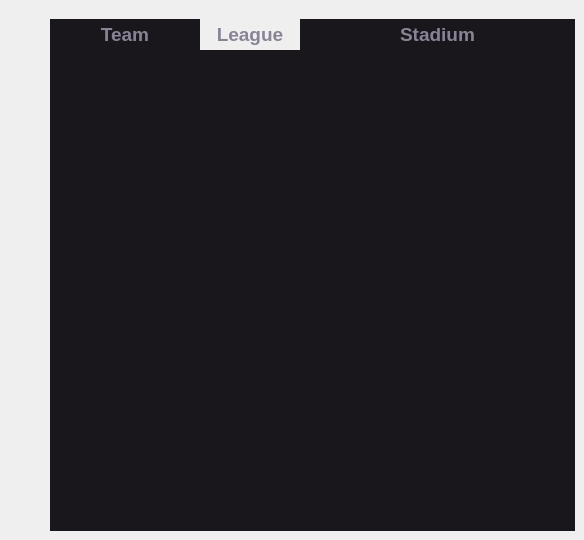
    <widget class="QWidget" name="teamsPage">
     <widget class="QListWidget" name="teamTList">
      <property name="geometry">
       <rect>
        <x>50</x>
        <y>50</y>
        <width>150</width>
        <height>481</height>
       </rect>
      </property>
      <property name="styleSheet">
       <string notr="true">QListWidget {alternate-background-color: rgb(42, 38, 47); background-color: rgb(25, 23, 28); color: rgb(255, 255, 255)}</string>
      </property>
      <property name="frameShape">
       <enum>QFrame::NoFrame</enum>
      </property>
      <property name="frameShadow">
       <enum>QFrame::Plain</enum>
      </property>
      <property name="alternatingRowColors">
       <bool>true</bool>
      </property>
     </widget>
     <widget class="QListWidget" name="stadiumTList">
      <property name="geometry">
       <rect>
        <x>300</x>
        <y>50</y>
        <width>275</width>
        <height>481</height>
       </rect>
      </property>
      <property name="styleSheet">
       <string notr="true">QListWidget {alternate-background-color: rgb(42, 38, 47); background-color: rgb(25, 23, 28); color: rgb(255, 255, 255)}</string>
      </property>
      <property name="frameShape">
       <enum>QFrame::NoFrame</enum>
      </property>
      <property name="frameShadow">
       <enum>QFrame::Plain</enum>
      </property>
      <property name="alternatingRowColors">
       <bool>true</bool>
      </property>
     </widget>
     <widget class="QListWidget" name="leagueTList">
      <property name="geometry">
       <rect>
        <x>200</x>
        <y>50</y>
        <width>100</width>
        <height>481</height>
       </rect>
      </property>
      <property name="styleSheet">
       <string notr="true">QListWidget {alternate-background-color: rgb(42, 38, 47); background-color: rgb(25, 23, 28); color: rgb(255, 255, 255)}</string>
      </property>
      <property name="frameShape">
       <enum>QFrame::NoFrame</enum>
      </property>
      <property name="frameShadow">
       <enum>QFrame::Plain</enum>
      </property>
      <property name="alternatingRowColors">
       <bool>true</bool>
      </property>
     </widget>
     <widget class="QPushButton" name="sortAllStadium">
      <property name="geometry">
       <rect>
        <x>300</x>
        <y>19</y>
        <width>275</width>
        <height>31</height>
       </rect>
      </property>
      <property name="font">
       <font>
        <family>Nirmala UI</family>
        <pointsize>14</pointsize>
        <weight>75</weight>
        <bold>true</bold>
       </font>
      </property>
      <property name="autoFillBackground">
       <bool>false</bool>
      </property>
      <property name="styleSheet">
       <string notr="true">QPushButton {background-color: rgb(25, 23, 28); color: rgb(137, 131, 149); border: none;}

QPushButton:hover {background-color: #252328; color: rgb(255, 255, 255);}

QPushButton:pressed {background-color: qlineargradient(x1: 0, y1: 0, x2: 0, y2: 1, stop: 0 rgb(30, 28, 34), stop: 1 #252328);  color: rgb(137, 131, 149);}

</string>
      </property>
      <property name="text">
       <string>Stadium</string>
      </property>
     </widget>
     <widget class="QPushButton" name="sortAllTeam">
      <property name="geometry">
       <rect>
        <x>50</x>
        <y>19</y>
        <width>150</width>
        <height>31</height>
       </rect>
      </property>
      <property name="font">
       <font>
        <family>Nirmala UI</family>
        <pointsize>14</pointsize>
        <weight>75</weight>
        <bold>true</bold>
       </font>
      </property>
      <property name="autoFillBackground">
       <bool>false</bool>
      </property>
      <property name="styleSheet">
       <string notr="true">QPushButton {background-color: rgb(25, 23, 28); color: rgb(137, 131, 149); border: none;}

QPushButton:hover {background-color: #252328; color: rgb(255, 255, 255);}

QPushButton:pressed {background-color: qlineargradient(x1: 0, y1: 0, x2: 0, y2: 1, stop: 0 rgb(30, 28, 34), stop: 1 #252328);  color: rgb(137, 131, 149);}

</string>
      </property>
      <property name="text">
       <string>Team</string>
      </property>
     </widget>
     <widget class="QLabel" name="label_6">
      <property name="geometry">
       <rect>
        <x>200</x>
        <y>19</y>
        <width>100</width>
        <height>31</height>
       </rect>
      </property>
      <property name="font">
       <font>
        <family>Nirmala UI</family>
        <pointsize>14</pointsize>
        <weight>75</weight>
        <bold>true</bold>
       </font>
      </property>
      <property name="styleSheet">
       <string notr="true">QLabel {color: rgb(137, 131, 149)}</string>
      </property>
      <property name="text">
       <string>League</string>
      </property>
      <property name="alignment">
       <set>Qt::AlignCenter</set>
      </property>
     </widget>
    </widget>
